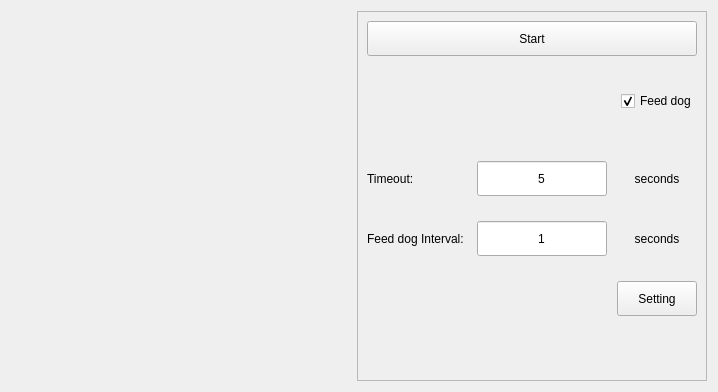
<?xml version="1.0" encoding="UTF-8"?>
<ui version="4.0">
 <class>WatchDogWidgt</class>
 <widget class="QWidget" name="WatchDogWidgt">
  <property name="geometry">
   <rect>
    <x>0</x>
    <y>0</y>
    <width>718</width>
    <height>392</height>
   </rect>
  </property>
  <property name="maximumSize">
   <size>
    <width>16777215</width>
    <height>16777215</height>
   </size>
  </property>
  <property name="windowTitle">
   <string>Form</string>
  </property>
  <layout class="QHBoxLayout" name="horizontalLayout">
   <item>
    <widget class="QWidget" name="TimeDown" native="true">
     <property name="sizePolicy">
      <sizepolicy hsizetype="Expanding" vsizetype="Expanding">
       <horstretch>0</horstretch>
       <verstretch>0</verstretch>
      </sizepolicy>
     </property>
     <layout class="QVBoxLayout" name="verticalLayout"/>
    </widget>
   </item>
   <item>
    <widget class="QFrame" name="frame">
     <property name="minimumSize">
      <size>
       <width>350</width>
       <height>0</height>
      </size>
     </property>
     <property name="maximumSize">
      <size>
       <width>350</width>
       <height>16777215</height>
      </size>
     </property>
     <property name="frameShape">
      <enum>QFrame::StyledPanel</enum>
     </property>
     <property name="frameShadow">
      <enum>QFrame::Raised</enum>
     </property>
     <layout class="QGridLayout" name="gridLayout">
      <property name="verticalSpacing">
       <number>30</number>
      </property>
      <item row="0" column="0" colspan="2">
       <widget class="QPushButton" name="openBtn">
        <property name="minimumSize">
         <size>
          <width>200</width>
          <height>35</height>
         </size>
        </property>
        <property name="text">
         <string>Start</string>
        </property>
       </widget>
      </item>
      <item row="1" column="0">
       <spacer name="horizontalSpacer">
        <property name="orientation">
         <enum>Qt::Horizontal</enum>
        </property>
        <property name="sizeHint" stdset="0">
         <size>
          <width>232</width>
          <height>20</height>
         </size>
        </property>
       </spacer>
      </item>
      <item row="1" column="1">
       <widget class="QCheckBox" name="checkBox">
        <property name="minimumSize">
         <size>
          <width>0</width>
          <height>30</height>
         </size>
        </property>
        <property name="layoutDirection">
         <enum>Qt::LeftToRight</enum>
        </property>
        <property name="text">
         <string>Feed dog</string>
        </property>
        <property name="checked">
         <bool>true</bool>
        </property>
       </widget>
      </item>
      <item row="2" column="0" colspan="2">
       <widget class="QWidget" name="widget" native="true">
        <property name="sizePolicy">
         <sizepolicy hsizetype="Expanding" vsizetype="Expanding">
          <horstretch>0</horstretch>
          <verstretch>0</verstretch>
         </sizepolicy>
        </property>
        <property name="layoutDirection">
         <enum>Qt::LeftToRight</enum>
        </property>
        <property name="autoFillBackground">
         <bool>false</bool>
        </property>
        <property name="styleSheet">
         <string notr="true"/>
        </property>
        <layout class="QGridLayout" name="gridLayout_2">
         <property name="leftMargin">
          <number>0</number>
         </property>
         <property name="topMargin">
          <number>15</number>
         </property>
         <property name="rightMargin">
          <number>0</number>
         </property>
         <property name="bottomMargin">
          <number>15</number>
         </property>
         <property name="horizontalSpacing">
          <number>10</number>
         </property>
         <property name="verticalSpacing">
          <number>25</number>
         </property>
         <item row="3" column="2">
          <widget class="QLabel" name="label_feedgod_sec">
           <property name="minimumSize">
            <size>
             <width>0</width>
             <height>35</height>
            </size>
           </property>
           <property name="text">
            <string>seconds</string>
           </property>
           <property name="alignment">
            <set>Qt::AlignCenter</set>
           </property>
          </widget>
         </item>
         <item row="1" column="0">
          <widget class="QLabel" name="label_timeout">
           <property name="sizePolicy">
            <sizepolicy hsizetype="Preferred" vsizetype="Preferred">
             <horstretch>0</horstretch>
             <verstretch>0</verstretch>
            </sizepolicy>
           </property>
           <property name="text">
            <string>Timeout:</string>
           </property>
          </widget>
         </item>
         <item row="4" column="2">
          <widget class="QPushButton" name="setBtn">
           <property name="minimumSize">
            <size>
             <width>0</width>
             <height>35</height>
            </size>
           </property>
           <property name="text">
            <string>Setting</string>
           </property>
          </widget>
         </item>
         <item row="1" column="1">
          <widget class="QLineEdit" name="timeoutEdt">
           <property name="minimumSize">
            <size>
             <width>0</width>
             <height>35</height>
            </size>
           </property>
           <property name="maximumSize">
            <size>
             <width>16777215</width>
             <height>16777215</height>
            </size>
           </property>
           <property name="text">
            <string>5</string>
           </property>
           <property name="alignment">
            <set>Qt::AlignCenter</set>
           </property>
           <property name="placeholderText">
            <string>1-10</string>
           </property>
          </widget>
         </item>
         <item row="3" column="0">
          <widget class="QLabel" name="label_feeddog">
           <property name="sizePolicy">
            <sizepolicy hsizetype="Preferred" vsizetype="Preferred">
             <horstretch>0</horstretch>
             <verstretch>0</verstretch>
            </sizepolicy>
           </property>
           <property name="text">
            <string>Feed dog Interval: </string>
           </property>
          </widget>
         </item>
         <item row="1" column="2">
          <widget class="QLabel" name="label_timeout_sec">
           <property name="minimumSize">
            <size>
             <width>0</width>
             <height>35</height>
            </size>
           </property>
           <property name="text">
            <string>seconds</string>
           </property>
           <property name="alignment">
            <set>Qt::AlignCenter</set>
           </property>
          </widget>
         </item>
         <item row="3" column="1">
          <widget class="QLineEdit" name="feedEdt">
           <property name="minimumSize">
            <size>
             <width>0</width>
             <height>35</height>
            </size>
           </property>
           <property name="maximumSize">
            <size>
             <width>16777215</width>
             <height>16777215</height>
            </size>
           </property>
           <property name="text">
            <string>1</string>
           </property>
           <property name="alignment">
            <set>Qt::AlignCenter</set>
           </property>
           <property name="readOnly">
            <bool>false</bool>
           </property>
           <property name="placeholderText">
            <string>0.1-10</string>
           </property>
          </widget>
         </item>
         <item row="5" column="2">
          <spacer name="verticalSpacer">
           <property name="orientation">
            <enum>Qt::Vertical</enum>
           </property>
           <property name="sizeHint" stdset="0">
            <size>
             <width>20</width>
             <height>40</height>
            </size>
           </property>
          </spacer>
         </item>
        </layout>
       </widget>
      </item>
     </layout>
    </widget>
   </item>
  </layout>
 </widget>
 <resources/>
 <connections/>
</ui>
